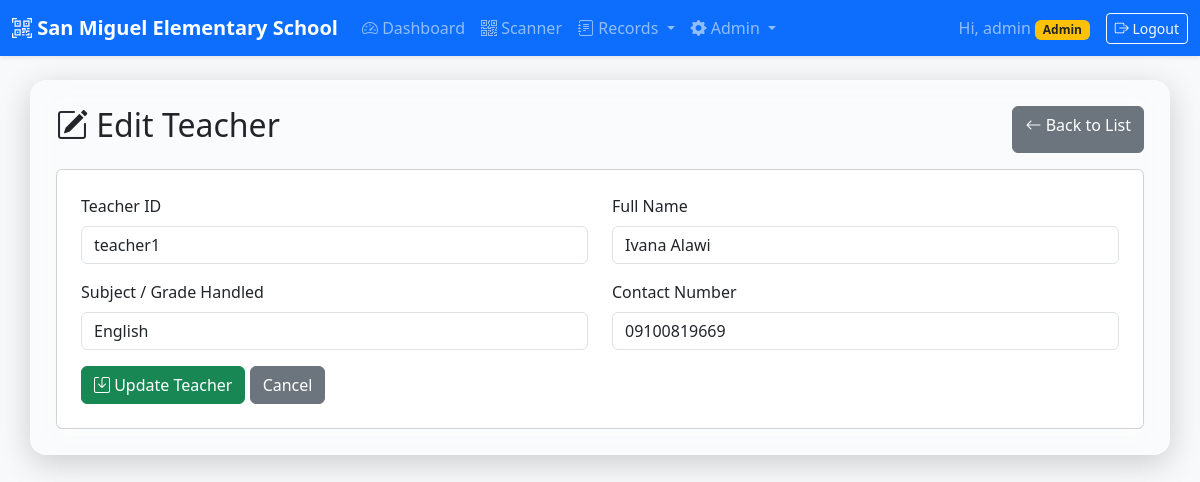
Screenshot of /edit_teacher/1 (signed in) with the database file from the repository.
### tables this page shows
CREATE TABLE teachers (id INTEGER PRIMARY KEY AUTOINCREMENT, teacher_id TEXT UNIQUE NOT NULL, name TEXT NOT NULL, subject TEXT, contact TEXT);

### app.py (the view, shortened to what this page needs)
@app.route('/edit_teacher/<int:id>', methods=['GET', 'POST'])
def edit_teacher(id):
    if not session.get('logged_in') or session['role']!= 'Admin': flash('Unauthorized! Admin access only.', 'danger'); return redirect(url_for('dashboard'))
    db = get_db()
    teacher = db.execute("SELECT * FROM teachers WHERE id =?", (id,)).fetchone()
    return render_template('edit_teacher.html', teacher=teacher, school=SCHOOL_NAME, grade=GRADE_LEVEL)

### app.py (called while the page is built)
def get_db():
    db = getattr(g, '_database', None)
    if db is None:
        db = g._database = sqlite3.connect(DATABASE, timeout=10.0) # AYOS: May timeout na
        db.row_factory = sqlite3.Row
    return db

@app.teardown_appcontext
def close_connection(exception):
    db = getattr(g, '_database', None)
    if db is not None: db.close()

### templates/edit_teacher.html
{% extends "base.html" %}
{% block content %}
<div class="d-flex justify-content-between mb-3">
    <h2><i class="bi bi-pencil-square"></i> Edit Teacher</h2>
    <a href="{{ url_for('teachers') }}" class="btn btn-secondary"><i class="bi bi-arrow-left"></i> Back to List</a>
</div>
<div class="card p-4">
    <form method="POST">
        <div class="row">
            <div class="col-md-6 mb-3">
                <label class="form-label">Teacher ID</label>
                <input type="text" name="teacher_id" class="form-control" value="{{ teacher[1] }}" placeholder="e.g. T001" required>
            </div>
            <div class="col-md-6 mb-3">
                <label class="form-label">Full Name</label>
                <input type="text" name="name" class="form-control" value="{{ teacher[2] }}" placeholder="e.g. Juan Dela Cruz" required>
            </div>
        </div>
        <div class="row">
            <div class="col-md-6 mb-3">
                <label class="form-label">Subject / Grade Handled</label>
                <input type="text" name="subject" class="form-control" value="{{ teacher[3] }}" placeholder="e.g. Math, Grade 6" required>
            </div>
            <div class="col-md-6 mb-3">
                <label class="form-label">Contact Number</label>
                <input type="text" name="contact" class="form-control" value="{{ teacher[4] }}" placeholder="e.g. 09123456789" required>
            </div>
        </div>
        <button type="submit" class="btn btn-success"><i class="bi bi-save"></i> Update Teacher</button>
        <a href="{{ url_for('teachers') }}" class="btn btn-secondary">Cancel</a>
    </form>
</div>
{% endblock %}

### rows the page displays
teachers: teacher_id "teacher1", name "Ivana Alawi", subject "English", contact "09100819669"

### other values shown
{{ school }} "San Miguel Elementary School"
{{ session['username'] }} "admin"
{{ session['role'] }} "Admin"
